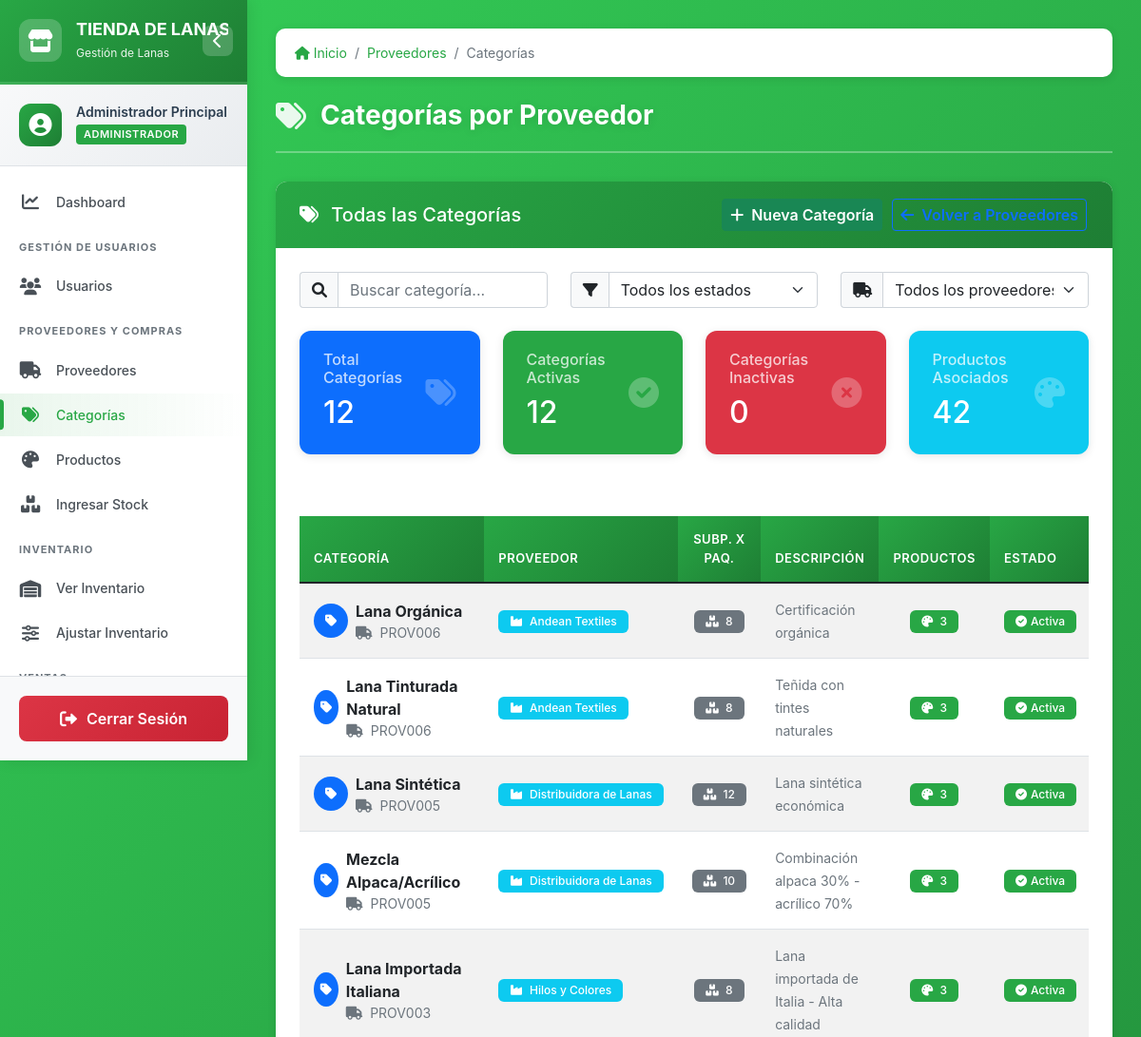
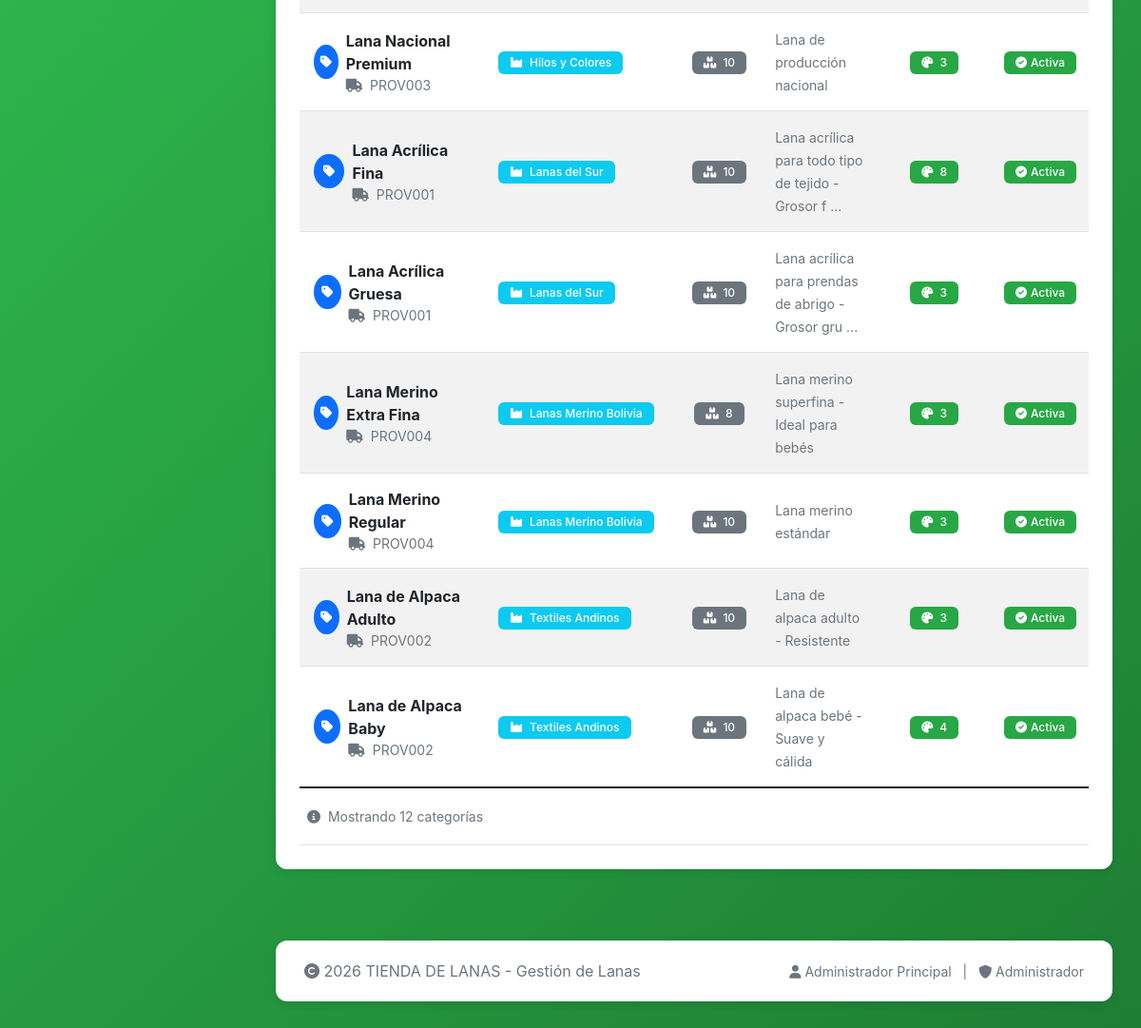
The page /categorias.php (signed in) on the database its author committed (2 pictures, top to bottom).
### tables this page shows
CREATE TABLE categorias (
    id INT AUTO_INCREMENT PRIMARY KEY,
    proveedor_id INT NOT NULL,
    nombre VARCHAR(100) NOT NULL,
    subpaquetes_por_paquete INT DEFAULT 10,
    descripcion TEXT,
    activo TINYINT(1) DEFAULT 1,
    FOREIGN KEY (proveedor_id) REFERENCES proveedores(id) ON DELETE CASCADE,
    INDEX idx_categoria_proveedor (proveedor_id)
);

CREATE TABLE proveedores (
    id INT AUTO_INCREMENT PRIMARY KEY,
    codigo VARCHAR(20) UNIQUE,
    nombre VARCHAR(100) NOT NULL,
    ciudad VARCHAR(50) NOT NULL,
    telefono VARCHAR(20),
    email VARCHAR(100),
    credito_limite DECIMAL(12,2) DEFAULT 0.00,
    saldo_actual DECIMAL(12,2) DEFAULT 0.00,
    activo TINYINT(1) DEFAULT 1,
    fecha_registro DATE DEFAULT (CURRENT_DATE),
    observaciones TEXT,
    INDEX idx_proveedor_activo (activo)
);

### categorias.php (the view, shortened to what the rows shown need)
<?php
require_once 'header.php';
require_once 'funciones.php';
$proveedor_id = $_GET['proveedor_id'] ?? null;
if ($proveedor_id) {
    $query_categorias = "SELECT c.*, p.nombre as proveedor_nombre, p.codigo as proveedor_codigo
                        FROM categorias c
                        JOIN proveedores p ON c.proveedor_id = p.id
                        WHERE c.proveedor_id = ?
                        ORDER BY c.nombre";
    $stmt = $conn->prepare($query_categorias);
    $stmt->bind_param("i", $proveedor_id);
    $stmt->execute();
    $result_categorias = $stmt->get_result();
    $query_proveedor = "SELECT nombre, codigo FROM proveedores WHERE id = ?";
    $stmt_proveedor = $conn->prepare($query_proveedor);
    $stmt_proveedor->bind_param("i", $proveedor_id);
    $stmt_proveedor->execute();
    $proveedor_seleccionado = $stmt_proveedor->get_result()->fetch_assoc();
} else {
    $query_categorias = "SELECT c.*, p.nombre as proveedor_nombre, p.codigo as proveedor_codigo
                        FROM categorias c
                        JOIN proveedores p ON c.proveedor_id = p.id
                        ORDER BY p.nombre, c.nombre";
    $result_categorias = $conn->query($query_categorias);
}
$productos_por_categoria = [];
$query_productos = "SELECT categoria_id, COUNT(*) as total FROM productos GROUP BY categoria_id";
$result_productos = $conn->query($query_productos);
while ($row = $result_productos->fetch_assoc()) {
    $productos_por_categoria[$row['categoria_id']] = $row['total'];
}
?>
<div class="row mb-4">
    <div class="col-md-12">
        <div class="card">
            <div class="card-body">
                <div class="row mb-4">
                    <div class="col-md-3 mb-3">
                        <div class="card bg-primary text-white">
                            <div class="card-body">
                                <div class="d-flex justify-content-between align-items-center">
                                    <div>
                                        <h2 class="card-title mb-0">
                                            <?php
                                            $query_total = "SELECT COUNT(*) as total FROM categorias" .
                                                          ($proveedor_id ? " WHERE proveedor_id = $proveedor_id" : "");
                                            $result_total = $conn->query($query_total);
                                            echo number_format($result_total->fetch_assoc()['total']);
                                            ?>
                                        </h2>
                                    </div>
                                </div>
                            </div>
                        </div>
                    </div>
                    <div class="col-md-3 mb-3">
                        <div class="card bg-success text-white">
                            <div class="card-body">
                                <div class="d-flex justify-content-between align-items-center">
                                    <div>
                                        <h2 class="card-title mb-0">
                                            <?php
                                            $query_activas = "SELECT COUNT(*) as total FROM categorias WHERE activo = 1" .
                                                            ($proveedor_id ? " AND proveedor_id = $proveedor_id" : "");
                                            $result_activas = $conn->query($query_activas);
                                            echo number_format($result_activas->fetch_assoc()['total']);
                                            ?>
                                        </h2>
                                    </div>
                                </div>
                            </div>
                        </div>
                    </div>
                    <div class="col-md-3 mb-3">
                        <div class="card bg-danger text-white">
                            <div class="card-body">
                                <div class="d-flex justify-content-between align-items-center">
                                    <div>
                                        <h2 class="card-title mb-0">
                                            <?php
                                            $query_inactivas = "SELECT COUNT(*) as total FROM categorias WHERE activo = 0" .
                                                              ($proveedor_id ? " AND proveedor_id = $proveedor_id" : "");
                                            $result_inactivas = $conn->query($query_inactivas);
                                            echo number_format($result_inactivas->fetch_assoc()['total']);
                                            ?>
                                        </h2>
                                    </div>
                                </div>
                            </div>
                        </div>
                    </div>
                    <div class="col-md-3 mb-3">
                        <div class="card bg-info text-white">
                            <div class="card-body">
                                <div class="d-flex justify-content-between align-items-center">
                                    <div>
                                        <h2 class="card-title mb-0">
                                            <?php
                                            $query_productos_total = "SELECT COUNT(*) as total FROM productos" .
                                                                    ($proveedor_id ? " WHERE proveedor_id = $proveedor_id" : "");
                                            $result_productos_total = $conn->query($query_productos_total);
                                            echo number_format($result_productos_total->fetch_assoc()['total']);
                                            ?>
                                        </h2>
                                    </div>
                                </div>
                            </div>
                        </div>
                    </div>
                </div>
                <div class="table-responsive">
                    <table class="table table-hover table-striped" id="tablaCategorias">
                        <thead class="table-light">
                            <tr>
                                <th width="200">Categoría</th>
                                <th width="150">Proveedor</th>
                                <th width="120" class="text-center">Subp. x Paq.</th>
                                <th>Descripción</th>
                                <th width="80" class="text-center">Productos</th>
                                <th width="100">Estado</th>
                            </tr>
                        </thead>
                        <tbody>
                            <?php if ($result_categorias->num_rows > 0): ?>
                                <?php while ($categoria = $result_categorias->fetch_assoc()):
                                    $productos_count = $productos_por_categoria[$categoria['id']] ?? 0;
                                ?>
                                <tr data-proveedor-id="<?php echo $categoria['proveedor_id']; ?>"
                                    data-estado="<?php echo $categoria['activo']; ?>"
                                    data-busqueda="<?php echo strtolower(htmlspecialchars($categoria['nombre'] . ' ' . $categoria['proveedor_nombre'] . ' ' . $categoria['descripcion'])); ?>">
                                    <td>
                                        <div class="d-flex align-items-center">
                                            <div class="avatar-sm bg-primary text-white rounded-circle d-flex align-items-center justify-content-center me-2">
                                                <i class="fas fa-tag"></i>
                                            </div>
                                            <div>
                                                <strong><?php echo htmlspecialchars($categoria['nombre']); ?></strong>
                                                <?php if (!$proveedor_id): ?>
                                                <div class="small text-muted">
                                                    <i class="fas fa-truck me-1"></i>
                                                    <?php echo htmlspecialchars($categoria['proveedor_codigo']); ?>
                                                </div>
                                                <?php endif; ?>
                                            </div>
                                        </div>
                                    </td>
                                    <td>
                                        <?php if (!$proveedor_id): ?>
                                        <span class="badge bg-info">
                                            <i class="fas fa-industry me-1"></i>
                                            <?php echo htmlspecialchars($categoria['proveedor_nombre']); ?>
                                        </span>
                                        <?php else: ?>
                                        <span class="text-muted">—</span>
                                        <?php endif; ?>
                                    </td>
                                    <td class="text-center">
                                        <span class="badge bg-secondary" title="Subpaquetes por paquete">
                                            <i class="fas fa-boxes me-1"></i>
                                            <?php echo $categoria['subpaquetes_por_paquete']; ?>
                                        </span>
                                    </td>
                                    <td>
                                        <?php if ($categoria['descripcion']): ?>
                                            <small class="text-muted" title="<?php echo htmlspecialchars($categoria['descripcion']); ?>">
                                                <?php echo substr($categoria['descripcion'], 0, 50); ?>
                                                <?php echo strlen($categoria['descripcion']) > 50 ? '...' : ''; ?>
                                            </small>
                                        <?php else: ?>
                                            <span class="text-muted small">Sin descripción</span>
                                        <?php endif; ?>
                                    </td>
                                    <td class="text-center">
                                        <span class="badge bg-<?php echo $productos_count > 0 ? 'success' : 'secondary'; ?>">
                                            <i class="fas fa-palette me-1"></i>
                                            <?php echo $productos_count; ?>
                                        </span>
                                    </td>
                                    <td>
                                        <?php if ($categoria['activo'] == 1): ?>
                                            <span class="badge bg-success">
                                                <i class="fas fa-check-circle me-1"></i>Activa
                                            </span>
                                        <?php else: ?>
                                            <span class="badge bg-danger">
                                                <i class="fas fa-times-circle me-1"></i>Inactiva
                                            </span>
                                        <?php endif; ?>
                                    </td>
                                </tr>
                                <?php endwhile; ?>
                            <?php endif; ?>
                        </tbody>
                        <tfoot>
                            <tr>
                                <td colspan="7" class="text-muted small">
                                    <div class="d-flex justify-content-between align-items-center">
                                        <div>
                                            <i class="fas fa-info-circle me-1"></i>
                                            Mostrando <?php echo $result_categorias->num_rows; ?> categorías
                                        </div>
                                    </div>
                                </td>
                            </tr>
                        </tfoot>
                    </table>
                </div>
            </div>
        </div>
    </div>
</div>
<?php require_once 'footer.php'; ?>

### rows shown on the page
categorias: nombre "Lana Orgánica", proveedor.codigo "PROV006", proveedor.nombre "Andean Textiles", subpaquetes_por_paquete "8", descripcion "Certificación orgánica", id "3", activo 1 (drawn), id "12"
categorias: nombre "Lana Tinturada Natural", proveedor.codigo "PROV006", proveedor.nombre "Andean Textiles", subpaquetes_por_paquete "8", descripcion "Teñida con tintes naturales", id "3", activo 1 (drawn)
categorias: nombre "Lana Sintética", proveedor.codigo "PROV005", proveedor.nombre "Distribuidora de Lanas", subpaquetes_por_paquete "12", descripcion "Lana sintética económica", id "3", activo 1 (drawn)
categorias: nombre "Mezcla Alpaca/Acrílico", proveedor.codigo "PROV005", proveedor.nombre "Distribuidora de Lanas", subpaquetes_por_paquete "10", descripcion "Combinación alpaca 30% - acrílico 70%", id "3", activo 1 (drawn)
categorias: nombre "Lana Importada Italiana", proveedor.codigo "PROV003", proveedor.nombre "Hilos y Colores", subpaquetes_por_paquete "8", descripcion "Lana importada de Italia - Alta calidad", id "3", activo 1 (drawn)
categorias: nombre "Lana Nacional Premium", proveedor.codigo "PROV003", proveedor.nombre "Hilos y Colores", subpaquetes_por_paquete "10", descripcion "Lana de producción nacional", id "3", activo 1 (drawn)
categorias: nombre "Lana Acrílica Fina", proveedor.codigo "PROV001", proveedor.nombre "Lanas del Sur", subpaquetes_por_paquete "10", descripcion "Lana acrílica para todo tipo de tejido - Grosor f", id "8", activo 1 (drawn)
categorias: nombre "Lana Acrílica Gruesa", proveedor.codigo "PROV001", proveedor.nombre "Lanas del Sur", subpaquetes_por_paquete "10", descripcion "Lana acrílica para prendas de abrigo - Grosor gru", id "3", activo 1 (drawn)
categorias: nombre "Lana Merino Extra Fina", proveedor.codigo "PROV004", proveedor.nombre "Lanas Merino Bolivia", subpaquetes_por_paquete "8", descripcion "Lana merino superfina - Ideal para bebés", id "3", activo 1 (drawn)
categorias: nombre "Lana Merino Regular", proveedor.codigo "PROV004", proveedor.nombre "Lanas Merino Bolivia", subpaquetes_por_paquete "10", descripcion "Lana merino estándar", id "3", activo 1 (drawn)
categorias: nombre "Lana de Alpaca Adulto", proveedor.codigo "PROV002", proveedor.nombre "Textiles Andinos", subpaquetes_por_paquete "10", descripcion "Lana de alpaca adulto - Resistente", id "3", activo 1 (drawn)
categorias: nombre "Lana de Alpaca Baby", proveedor.codigo "PROV002", proveedor.nombre "Textiles Andinos", subpaquetes_por_paquete "10", descripcion "Lana de alpaca bebé - Suave y cálida", id "4", activo 1 (drawn)

### other values the page prints
EMPRESA_NOMBRE "TIENDA DE…"
SISTEMA_NOMBRE "Gestión de Lanas"
$_SESSION['usuario_nombre'] "Administrador Principal"
$_SESSION['usuario_rol'] "ADMINISTRADOR"
$item['text'] "Proveedores"
$item['text'] "Categorías"
$titulo_pagina "Categorías por Proveedor"
$result_total->fetch_assoc()['total'] "12"
$result_activas->fetch_assoc()['total'] "12"
$result_inactivas->fetch_assoc()['total'] "0"
$result_productos_total->fetch_assoc()['total'] "42"
EMPRESA_NOMBRE "TIENDA DE LANAS"
$_SESSION['usuario_rol'] "Administrador"
